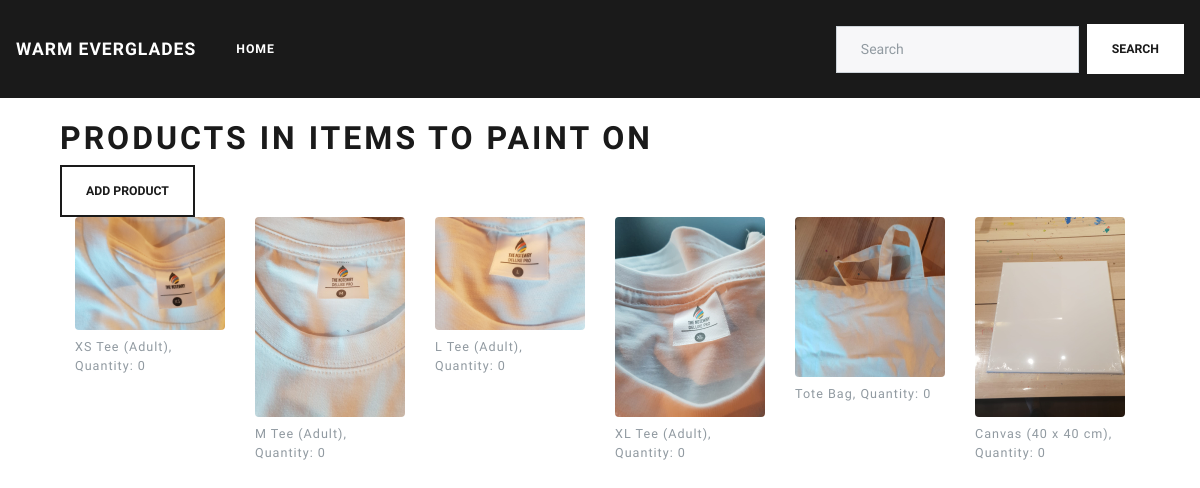
The app's page /viewCategory/1 with its own data.
### inventory_tracking/models.py (models this page shows, shortened)
class Category(models.Model):
	name = models.CharField(max_length=200)
	icon = models.ImageField(upload_to = 'uploads/')

class Product(models.Model):
	description = models.CharField(max_length=200)
	quantity = models.IntegerField(default=0)
	icon = models.ImageField(upload_to = 'uploads/')
	categoryID = models.ForeignKey(Category, on_delete=models.CASCADE)

### inventory_tracking/views.py (the view)
# urls.py: path('viewCategory/<category_id>', views.view_category, name='view_category'),
def view_category(request, category_id):
    products = Product.objects.filter(categoryID=category_id)
    category = Category.objects.get(pk=category_id)
    context = {'products' : products, 'category' : category}
    return render(request, 'viewCategory.html', context)

### inventory_tracking/templates/viewCategory.html (shortened to what this page needs)
{% extends 'base.html' %}
{% block content %}
<div class="container">
	<h1>Products in {{ category.name }}</h1>
	<button type="button" class="btn btn-outline-primary">Add Product</button>
	{% if products %}
	<div class="container">
  		<div class="row">
			{% for product in products %}
				<div class="col-sm">
					<figure class="figure">
					  <img src="../{{ product.icon.url }}" class="figure-img img-fluid rounded" alt="icon for {{ product.description }}" width="300" height="300">
					  <figcaption class="figure-caption">{{ product.description }}, Quantity: {{ product.quantity }}</figcaption>
					</figure>
			    </div>
			{% endfor %}
		</div>
	</div>
	{% endif %}
</div>
{% endblock %}

### records on screen
Category: name "ITEMS TO PAINT ON"
Product: icon (picture), description "XS Tee (Adult)", quantity "0"
Product: icon (picture), description "M Tee (Adult)", quantity "0"
Product: icon (picture), description "L Tee (Adult)", quantity "0"
Product: icon (picture), description "XL Tee (Adult)", quantity "0"
Product: icon (picture), description "Tote Bag", quantity "0"
Product: icon (picture), description "Canvas (40 x 40 cm)", quantity "0"
